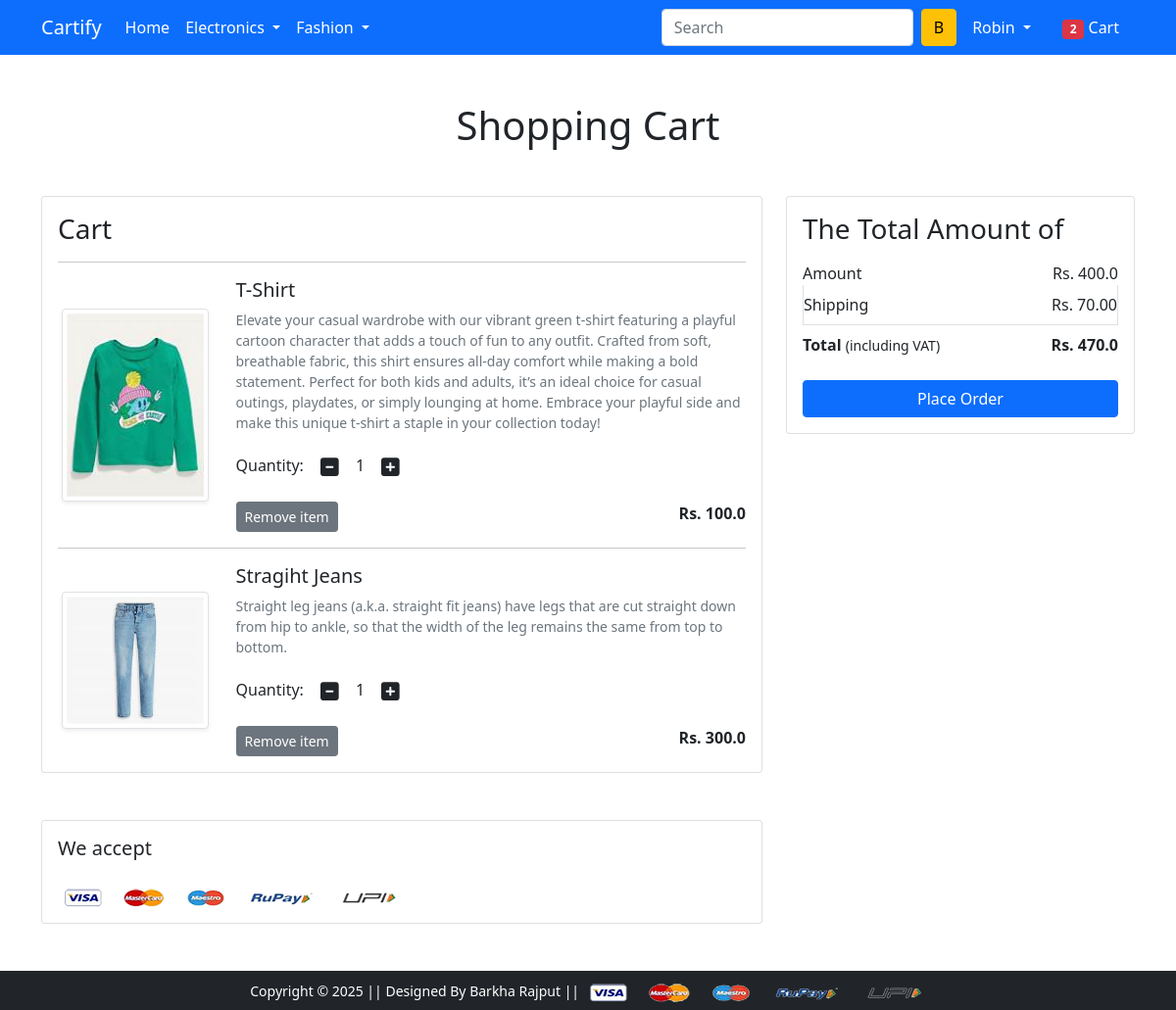
The app's page /cart/ (signed in) with its own data.
### app/models.py (models this page shows, shortened)
class Cart(models.Model):
    user = models.ForeignKey(User, on_delete=models.CASCADE)
    product = models.ForeignKey(Product, on_delete=models.CASCADE)
    quantity = models.PositiveIntegerField(default=1)

class Product(models.Model):
    title = models.CharField(max_length=100)
    selling_price = models.FloatField()
    discounted_price = models.FloatField()
    description = models.TextField()
    brand = models.CharField(max_length=100)
    category = models.CharField(choices=CATEGORY_CHOICES, max_length=2)
    product_image = models.ImageField(upload_to='productimg')

### app/views.py (the view)
# urls.py: path('cart/', views.show_cart, name='showcart'),
@login_required
def show_cart(request):
 totalitem = 0
 if request.user.is_authenticated:
  totalitem = len(Cart.objects.filter(user=request.user))
  user = request.user
  cart = Cart.objects.filter(user=user)
  amount = 0.0
  shipping_amount = 70.0
  total_amount = 0.0
  cart_product = [p for p in Cart.objects.all() if p.user == user]
  if cart_product:
   for p in cart_product:
    tempamount = (p.quantity * p.product.discounted_price)
    amount += tempamount
    totalamount = amount + shipping_amount
   return render(request, 'app/addtocart.html', {'carts':cart, 'totalamount':totalamount, 'amount':amount, 'totalitem':totalitem})
  else:
   return render(request, 'app/emptycart.html')

### app/templates/app/addtocart.html (shortened to what this page needs)
{% extends 'app/base.html' %}
{% load static %}
{% block main-content %}
<div class="container my-5">
 <div class="row">
  <h1 class="text-center mb-5">Shopping Cart</h1>
  <div class="col-sm-8">
  <div class="card">
   <div class="card-body">
    <h3>Cart</h3>
    {% for cart in carts %}
     <hr>
    <div class="row">
     <div class="col-sm-3 text-center align-self-center"><img src="{{cart.product.product_image.url}}"
      alt="" srcset="" class="img-fluid img-thumbnail shadow-sm" height="150" width="150"> </div>
     <div class="col-sm-9">
      <div>
       <h5>{{cart.product.title}}</h5>
       <p class="mb-2 text-muted small">{{cart.product.description}}</p>
       <div class="my-3">
        <label for="quantity">Quantity:</label>
        <a class="minus-cart btn" pid="{{cart.product.id}}"><i class="fas fa-minus-square fa-lg"></i></a>
          <span id="quantity">{{cart.quantity}}</span>
        <a class="plus-cart btn" pid="{{cart.product.id}}"><i class="fas fa-plus-square fa-lg"></i></a>
       </div>
       <div class="d-flex justify-content-between">
        <a href="#" class="btn btn-sm btn-secondary mr-3 remove-cart" pid="{{cart.product.id}}">Remove item </a>
        <p class="mb-0"><span><strong>Rs. {{cart.product.discounted_price}}</strong></span></p>
       </div>
      </div>
     </div>
    </div>
    {% endfor %}
    </div>
    </div>
    </div>
  <div class="col-sm-4">
   <div class="card">
    <div class="card-body">
      <h3>The Total Amount of</h3>
      <ul class="list-group">
       <li class="list-group-item d-flex justify-content-between align-items-center border-0 px-0 pb-0">Amount<span>Rs. <span id="amount">{{amount}}</span></span></li>
       <li class="list-group-item d-flex justify-content-between align-items-center px-0">Shipping<span>Rs. 70.00</span></li>
       <li class="list-group-item d-flex justify-content-between align-items-center border-0 px-0 mb-3">
        <div>
           <strong>Total</strong> <small>(including VAT)</small>
         </div>
         <span><strong>Rs. <strong id="totalamount">{{totalamount}}</strong></strong></span>
       </li>
      </ul>
      <div class="d-grid"><a href="{% url 'checkout' %}" class="btn btn-primary">Place Order</a></div>
    </div>
   </div>
  </div>
 </div>
</div>
<div class="container">
 <div class="row">
  <div class="col-sm-8">
   <div class="card">
    <div class="card-body">
      <h5 class="mb-4">We accept</h5>
      <img src="{% static 'app/images/payment.png' %}" alt="" class="img-fluid">
    </div>
  </div>
  </div>
 </div>
</div>
{% endblock main-content %}

### app/templates/app/base.html (shortened to what this page needs)
<!doctype html>
{% load static %}
<html lang="en">
  <head>
    <link href="https://cdn.jsdelivr.net/npm/bootstrap@5.0.0-beta1/dist/css/bootstrap.min.css" rel="stylesheet">
    <link rel="stylesheet" href="{% static 'app/css/owl.carousel.min.css' %}">
    <link rel="stylesheet" href="{% static 'app/css/all.min.css' %}">
    <link rel="stylesheet" href="{% static 'app/css/style.css' %}">
  </head>
  <body>
    <nav class="navbar navbar-expand-lg navbar-dark bg-primary">
     <div class="container">
       <a class="navbar-brand" href="/">Cartify</a>
       <div class="collapse navbar-collapse" id="navbarSupportedContent">
         <ul class="navbar-nav me-auto mb-2 mb-lg-0">
           <li class="nav-item">
             <a class="nav-link active" aria-current="page" href="/">Home</a>
           </li>
           <li class="nav-item dropdown">
             <a class="nav-link dropdown-toggle text-white" href="#" id="electronicsDropdown" role="button" data-bs-toggle="dropdown" aria-expanded="false">
               Electronics
             </a>
           </li>
           <li class="nav-item dropdown">
             <a class="nav-link dropdown-toggle text-white" href="#" id="fashionDropdown" role="button" data-bs-toggle="dropdown" aria-expanded="false">
               Fashion
             </a>
           </li>
         </ul>
         <form class="d-flex">
           <input class="form-control me-2" type="search" placeholder="Search" aria-label="Search">
           <button class="btn btn-warning" type="submit">B</button>
         </form>
         <div>
          <ul class="navbar-nav me-auto mb-2 mb-lg-0">
          {% if request.user.is_authenticated %}
           <li class="nav-item dropdown mx-2">
              <a class="nav-link dropdown-toggle text-white" href="#" id="profileDropdown" role="button" data-bs-toggle="dropdown" aria-expanded="false">
                {{request.user.username|capfirst}} {% comment %} to dynamic username {% endcomment %}
              </a>
            </li>
            <li class="nav-item mx-2">
             <a href="{% url 'showcart' %}" class="nav-link text-white"><span class="badge bg-danger">{{totalitem}}</span> Cart </a>
            </li>
          {% endif %}
          </ul>
         </div>
       </div>
     </div>
    </nav>
    {% block main-content %} {% endblock main-content %}
    <footer class="container-fluid bg-dark text-center p-2 mt-5">
        <small class="text-white">Copyright &copy; 2025 || Designed By Barkha Rajput || </small>
        <img src="{% static 'app/images/payment.png' %}" alt="" srcset="" class="img-fluid" height="2px">
    </footer>
  </body>
</html>

### records on screen
Cart: product.product_image (picture), product "T-Shirt", product.description "Elevate your casual wardrobe with our vibrant green t-shirt featuring a playful cartoon character that adds a touch of fun to any outfit. Crafted from soft, breathable fabric, this shirt ensures all-day comfort while making a bold statement. Perfect for both kids and adults, it’s an ideal choice for casual outings, playdates, or simply lounging at home. Embrace your playful side and make this unique t-shirt a staple in your collection today!", quantity "1", product.discounted_price "100.0"
Cart: product.product_image (picture), product "Stragiht Jeans", product.description "Straight leg jeans (a.k.a. straight fit jeans) have legs that are cut straight down from hip to ankle, so that the width of the leg remains the same from top to bottom.", quantity "1", product.discounted_price "300.0"

### other values on screen
{{ request.user.username|capfirst }} "Robin"
{{ totalitem }} "2"
{{ amount }} "400.0"
{{ totalamount }} "470.0"
